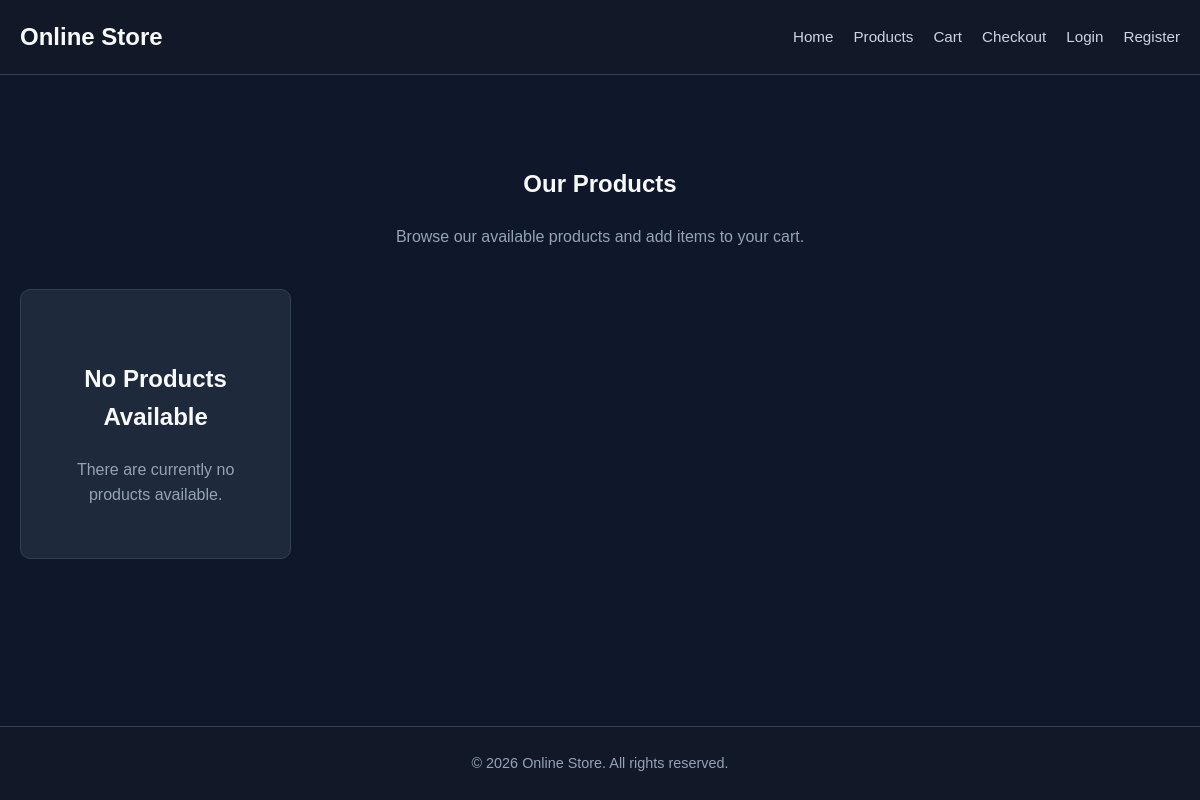
The page /products.php on the database as committed earlier.
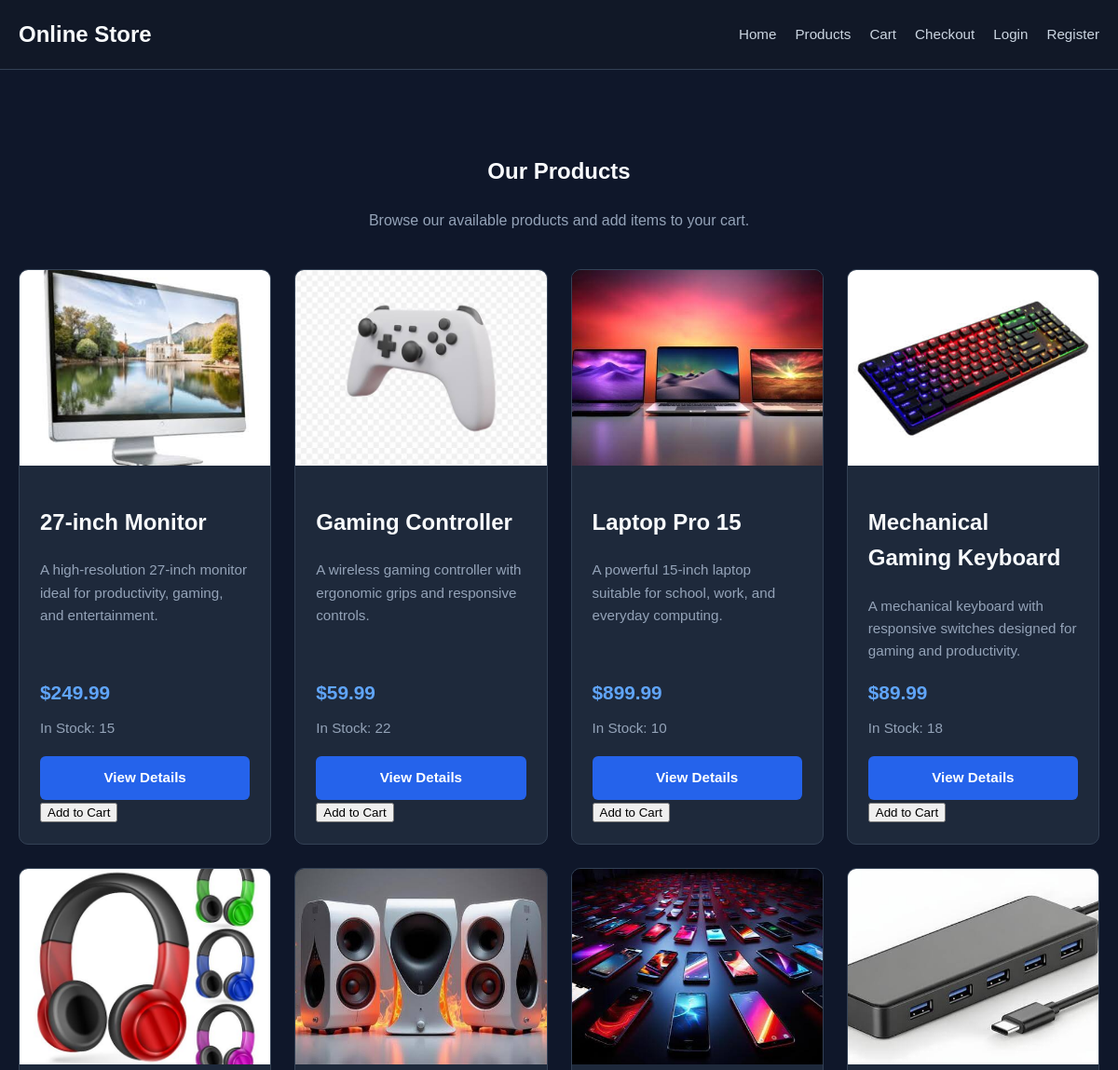
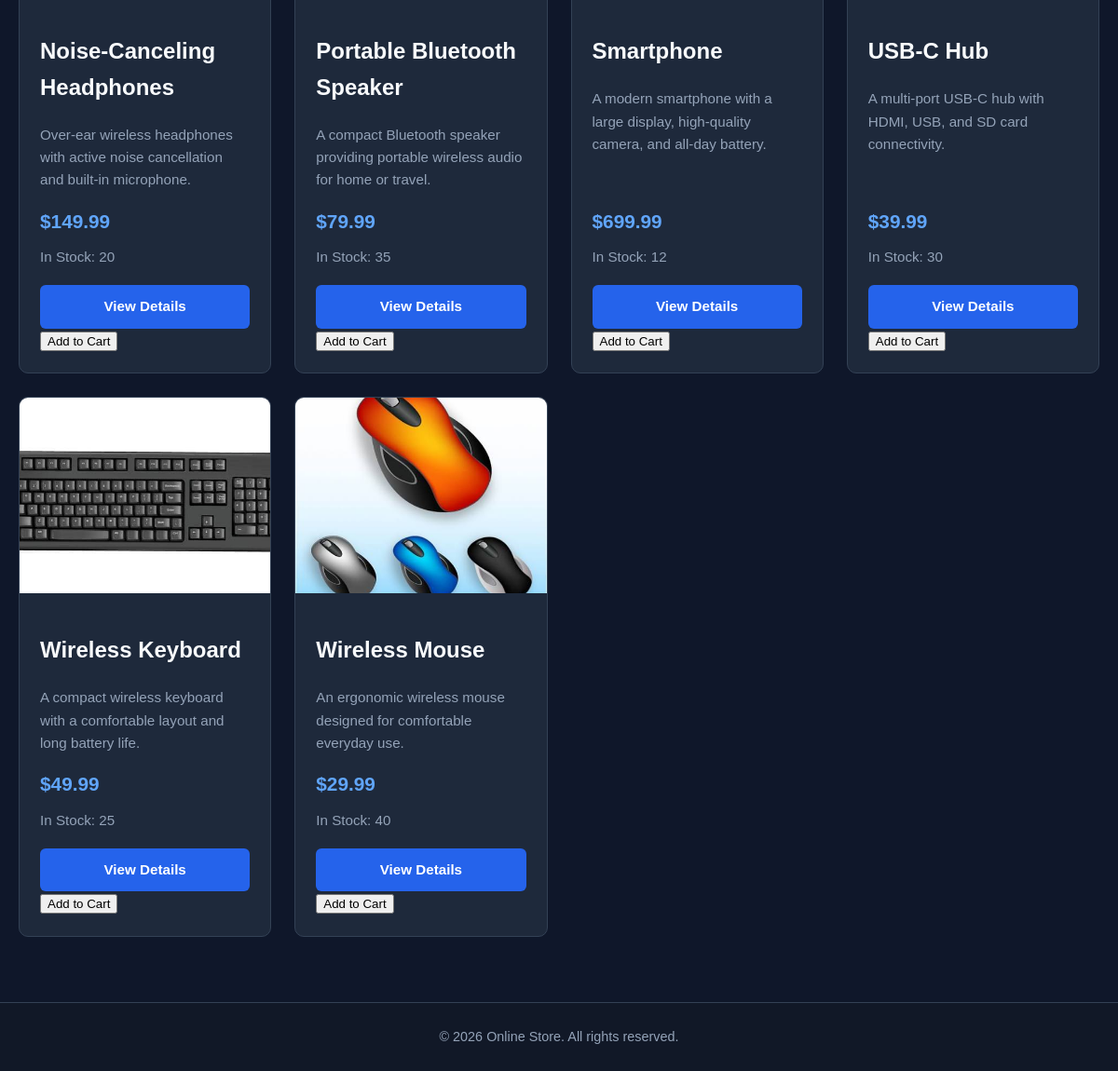
The same page on the database as committed later (2 pictures, top to bottom).
### tables this page shows
CREATE TABLE `products` (
  `product_id` int(11) NOT NULL,
  `product_name` varchar(100) NOT NULL,
  `description` text DEFAULT NULL,
  `price` decimal(10,2) NOT NULL CHECK (`price` >= 0),
  `quantity_available` int(11) NOT NULL DEFAULT 0 CHECK (`quantity_available` >= 0),
  `image` varchar(255) DEFAULT NULL,
  `created_at` timestamp NOT NULL DEFAULT current_timestamp()
);

### products.php (the view, shortened to what this page needs)
<?php
require_once "php/database.php";
$sql = "SELECT
            product_id,
            product_name,
            description,
            price,
            quantity_available,
            image
        FROM products
        ORDER BY product_name";
$stmt = $pdo->prepare($sql);
$stmt->execute();
$products = $stmt->fetchAll();
?>
<!DOCTYPE html>
<html lang="en">
<head>
    <link rel="stylesheet" href="css/style.css">
</head>
<body>
<header>
    <nav class="navbar">
        <div class="nav-container">
            <a href="index.php" class="logo">
                Online Store
            </a>
            <div class="nav-links">
                <a href="index.php">Home</a>
                <a href="products.php">Products</a>
                <a href="cart.php">Cart</a>
                <a href="checkout.php">Checkout</a>
                <a href="login.php">Login</a>
                <a href="register.php">Register</a>
            </div>
        </div>
    </nav>
</header>
<main>
    <section class="products-section">
        <div class="section-header">
            <h1>Our Products</h1>
            <p>
                Browse our available products and add items to your cart.
            </p>
        </div>
        <div class="product-grid">
            <?php if (!empty($products)): ?>
                <?php foreach ($products as $product): ?>
                    <div class="product-card">
                        <?php if (!empty($product['image'])): ?>
                            <img
                                class="product-image"
                                src="images/<?php echo htmlspecialchars($product['image']); ?>"
                                alt="<?php echo htmlspecialchars($product['product_name']); ?>"
                            >
                        <?php endif; ?>
                        <div class="product-info">
                            <h2>
                                <?php echo htmlspecialchars($product['product_name']); ?>
                            </h2>
                            <p>
                                <?php
                                echo htmlspecialchars(
                                    $product['description']
                                );
                                ?>
                            </p>
                            <div class="product-price">
                                $<?php echo number_format(
                                    $product['price'],
                                    2
                                ); ?>
                            </div>
                            <?php if ($product['quantity_available'] > 0): ?>
                                <p class="stock-status">
                                    In Stock:
                                    <?php
                                    echo (int) $product['quantity_available'];
                                    ?>
                                </p>
                            <?php else: ?>
                                <p class="stock-status">
                                    Out of Stock
                                </p>
                            <?php endif; ?>
                            <div class="product-actions">
                                <a
                                    href="product.php?id=<?php echo $product['product_id']; ?>"
                                    class="btn"
                                >
                                    View Details
                                </a>
                                <?php if ($product['quantity_available'] > 0): ?>
                                    <form
                                        action="api/add_to_cart.php"
                                        method="POST"
                                    >
                                        <button
                                            type="submit"
                                            name="add_to_cart"
                                            class="add-to-cart"
                                        >
                                            Add to Cart
                                        </button>
                                    </form>
                                <?php endif; ?>
                            </div>
                        </div>
                    </div>
                <?php endforeach; ?>
            <?php else: ?>
                <div class="empty-state">
                    <h2>No Products Available</h2>
                    <p>
                        There are currently no products available.
                    </p>
                </div>
            <?php endif; ?>
        </div>
    </section>
</main>
<footer>
    <p>
        &copy; <?php echo date("Y"); ?> Online Store.
        All rights reserved.
    </p>
</footer>
</body>
</html>

### css/style.css (style rules this page uses)
html { min-height: 100%; }
body { margin: 0; min-height: 100vh; display: flex; flex-direction: column; background-color: #0f172a; color: #f8fafc; font-family: Arial, Helvetica, sans-serif; line-height: 1.6; }
main { flex: 1; width: 100%; }
* { box-sizing: border-box; }
a { color: inherit; text-decoration: none; }
img { max-width: 100%; display: block; }
button, input { font-family: inherit; }
.navbar { width: 100%; background-color: #111827; border-bottom: 1px solid #334155; }
.nav-container { width: 100%; max-width: 1200px; margin: 0 auto; padding: 18px 20px; display: flex; align-items: center; justify-content: space-between; gap: 30px; }
.logo { color: #f8fafc; font-size: 1.5rem; font-weight: bold; white-space: nowrap; }
.nav-links { display: flex; align-items: center; justify-content: flex-end; gap: 20px; flex-wrap: wrap; }
.nav-links a { color: #cbd5e1; font-size: 0.95rem; transition: color 0.2s ease; }
.btn { display: inline-block; padding: 11px 20px; background-color: #2563eb; color: #ffffff; border: none; border-radius: 6px; font-size: 0.95rem; font-weight: 600; text-align: center; cursor: pointer; transition: background-color 0.2s ease, transform 0.2s ease; }
.section-header { width: 100%; max-width: 800px; margin: 0 auto 40px; text-align: center; }
.section-header p { margin: 0; color: #94a3b8; }
.products-section { width: 100%; max-width: 1200px; margin: 0 auto; padding: 70px 20px; }
.product-grid { width: 100%; display: grid; grid-template-columns: repeat(4, 1fr); gap: 25px; }
.product-card { display: flex; flex-direction: column; overflow: hidden; background-color: #1e293b; border: 1px solid #334155; border-radius: 10px; transition: transform 0.2s ease, border-color 0.2s ease; }
.product-image { width: 100%; height: 210px; object-fit: cover; background-color: #0f172a; }
.product-info { flex: 1; display: flex; flex-direction: column; padding: 22px; }
.product-info p { margin: 0 0 15px; color: #94a3b8; font-size: 0.95rem; }
.product-price { margin-top: auto; margin-bottom: 10px; color: #60a5fa; font-size: 1.3rem; font-weight: bold; }
.stock-status { margin-bottom: 18px !important; color: #94a3b8; font-size: 0.9rem; }
.product-info .btn { width: 100%; }
footer { width: 100%; margin-top: auto; padding: 25px 20px; background-color: #111827; border-top: 1px solid #334155; text-align: center; }
footer p { width: 100%; max-width: 1200px; margin: 0 auto; color: #94a3b8; font-size: 0.9rem; text-align: center; }
.empty-state { width: 100%; padding: 50px 25px; background-color: #1e293b; border: 1px solid #334155; border-radius: 10px; text-align: center; }
.empty-state p { margin: 0; color: #94a3b8; }

Rows that differ between the two databases and show on the page:
added products: image (picture), product_name "27-inch Monitor", description "A high-resolution 27-inch monitor ideal for productivity, gaming, and entertainment.", price "249.99", quantity_available "15"
added products: image (picture), product_name "Gaming Controller", description "A wireless gaming controller with ergonomic grips and responsive controls.", price "59.99", quantity_available "22"
added products: image (picture), product_name "Laptop Pro 15", description "A powerful 15-inch laptop suitable for school, work, and everyday computing.", price "899.99", quantity_available "10"
added products: image (picture), product_name "Mechanical Gaming Keyboard", description "A mechanical keyboard with responsive switches designed for gaming and productivity.", price "89.99", quantity_available "18"
added products: image (picture), product_name "Noise-Canceling Headphones", description "Over-ear wireless headphones with active noise cancellation and built-in microphone.", price "149.99", quantity_available "20"
added products: image (picture), product_name "Portable Bluetooth Speaker", description "A compact Bluetooth speaker providing portable wireless audio for home or travel.", price "79.99", quantity_available "35"
added products: image (picture), product_name "Smartphone", description "A modern smartphone with a large display, high-quality camera, and all-day battery.", price "699.99", quantity_available "12"
added products: image (picture), product_name "USB-C Hub", description "A multi-port USB-C hub with HDMI, USB, and SD card connectivity.", price "39.99", quantity_available "30"
added products: image (picture), product_name "Wireless Keyboard", description "A compact wireless keyboard with a comfortable layout and long battery life.", price "49.99", quantity_available "25"
added products: image (picture), product_name "Wireless Mouse", description "An ergonomic wireless mouse designed for comfortable everyday use.", price "29.99", quantity_available "40"
Other text that changed with them:
text no longer shown: "No Products Available There are currently no products available."
